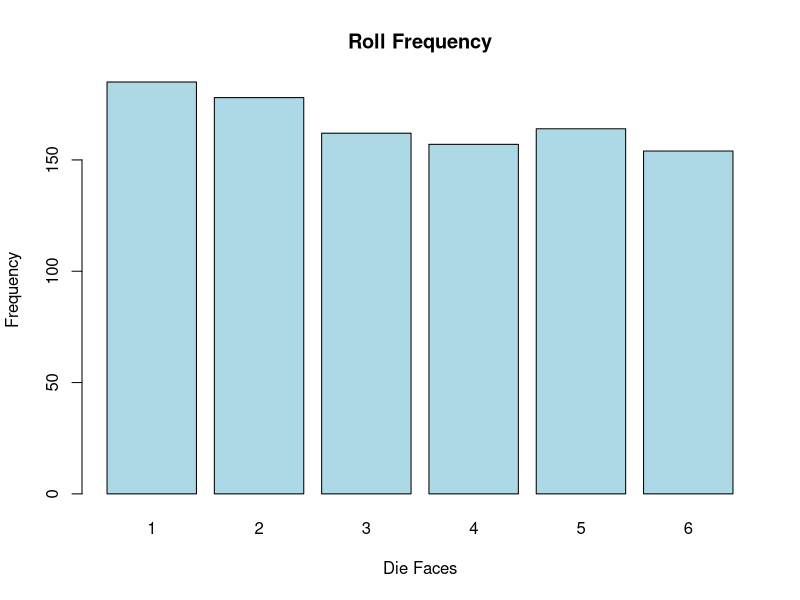

The R script that drew this image:
n <- 1000
rolls <- sample(1:6, n, replace = TRUE)
frequency <- table(rolls)
theoretical_probability <- rep(1/6, 6)
real_probability <- frequency / n
print(frequency)
cat("Theoretical Probability: ", theoretical_probability, "\n")
cat("Real Probability: ", real_probability, "\n")
barplot(frequency, main = "Roll Frequency", xlab = "Die Faces", ylab = "Frequency", col = "lightblue")
